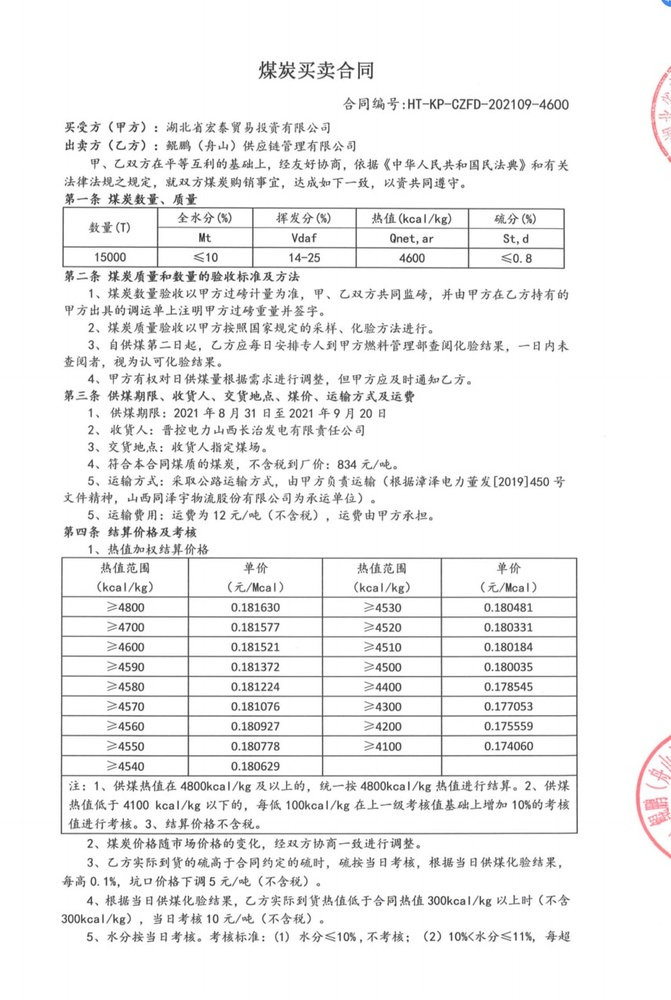
#> input picture src/test_img/1.jpg, 671 x 1000 px, shrunk from 856 x 1275 before the run
$ python -i image_preprocessor.py   (imports and definitions only)
#> lines starting #> are read from the running program, lines starting #| are printed output that depends on the picture; after the words box and inside, x2 and y2 are one past the last pixel; in counts of white or black regions, pixels touching at a corner belong together
#> further down, picture is the input picture: shape (1000, 671, 3); mean B, G, R 241.5, 241.5, 241.7
import cv2
import numpy as np
from typing import Tuple, Optional

class ImagePreprocessor:
    def __init__(self):
        pass

    def remove_watermark(self, image: np.ndarray,
                        brightness_threshold: int = 200,
                        saturation_threshold: int = 30,
                        contrast_alpha: float = 1.3,
                        contrast_beta: int = 0) -> np.ndarray:
        """
        去除图像中的水印
        Args:
            image: 输入图像（BGR格式）
            brightness_threshold: 亮度阈值，用于识别水印区域
            saturation_threshold: 饱和度阈值，用于识别水印区域
            contrast_alpha: 对比度增强系数
            contrast_beta: 亮度调整值
        Returns:
            处理后的图像
        """
#> called with brightness_threshold = 200, saturation_threshold = 30, contrast_alpha = 1.3, contrast_beta = 0
        # 转换到HSV颜色空间
        hsv = cv2.cvtColor(image, cv2.COLOR_BGR2HSV)
#> hsv: shape (1000, 671, 3); mean H, S, V 1.4, 0.3, 241.7
        h, s, v = cv2.split(hsv)
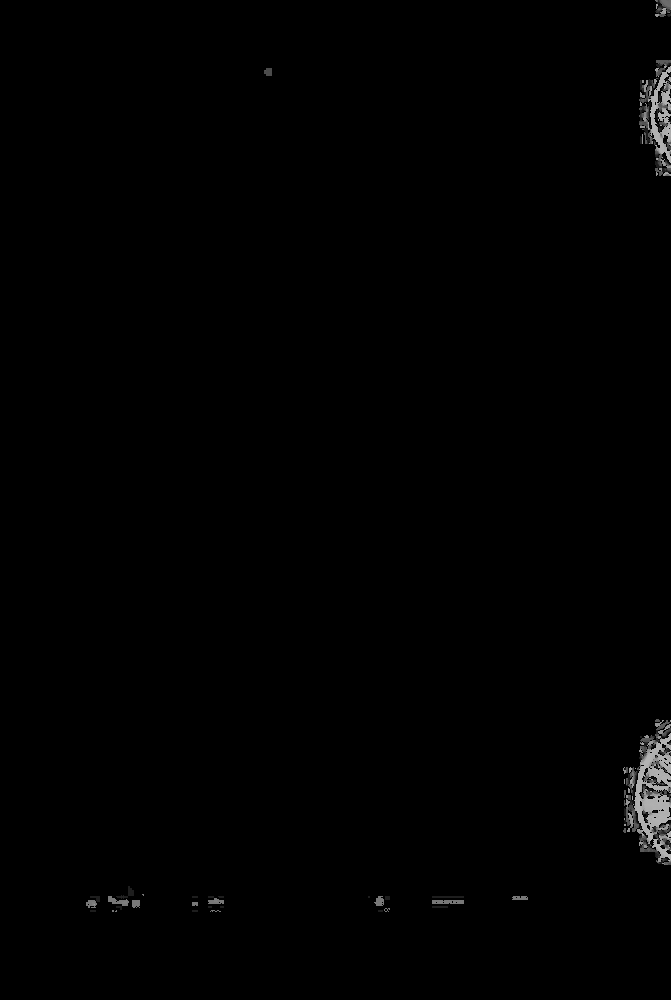
#> h: shape (1000, 671); min 0, max 179, mean 1.4

        # 基于亮度和饱和度识别水印区域
        mask = np.logical_and(v > brightness_threshold, s < saturation_threshold)
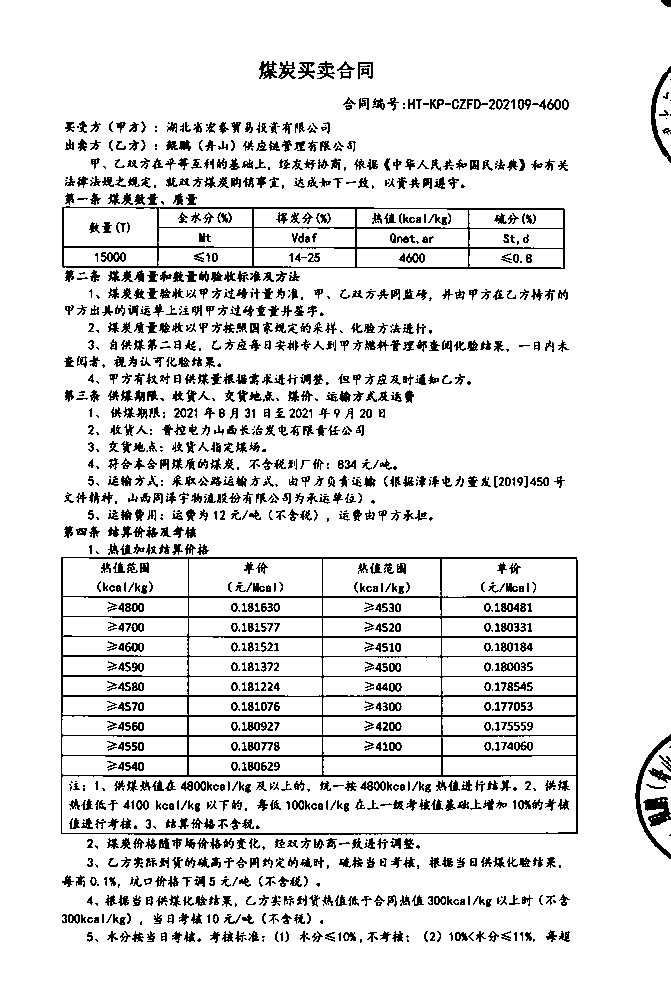
#> mask: shape (1000, 671) bool; 89.5% white; black in thin lines or dots, all inside (x1, y1, x2, y2) = (61, 0, 671, 943)
        mask = mask.astype(np.uint8) * 255

        # 对掩码进行形态学操作，连接相近的区域
        kernel = np.ones((3, 3), np.uint8)
        mask = cv2.morphologyEx(mask, cv2.MORPH_CLOSE, kernel)
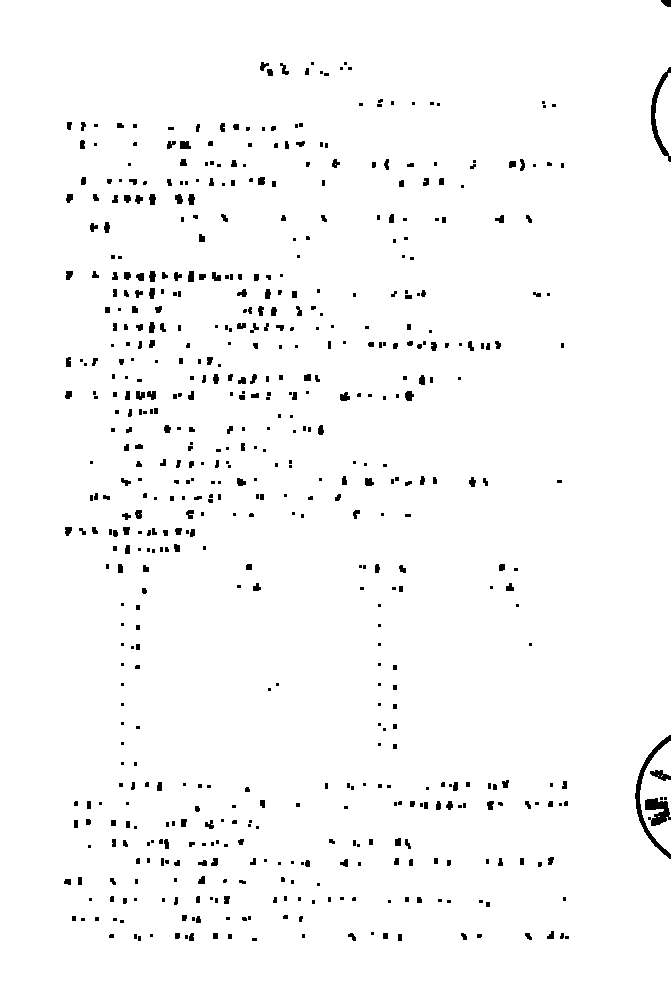
#> mask: shape (1000, 671); 97.7% white; 612 black regions (329 under 20 px), largest, box (x1, y1, x2, y2) and area: (635, 735, 671, 859) 660, (651, 67, 671, 162) 461, (645, 798, 671, 826) 427

        # 创建反掩码
        inv_mask = cv2.bitwise_not(mask)

        # 应用掩码去除水印
        result = cv2.bitwise_and(image, image, mask=inv_mask)
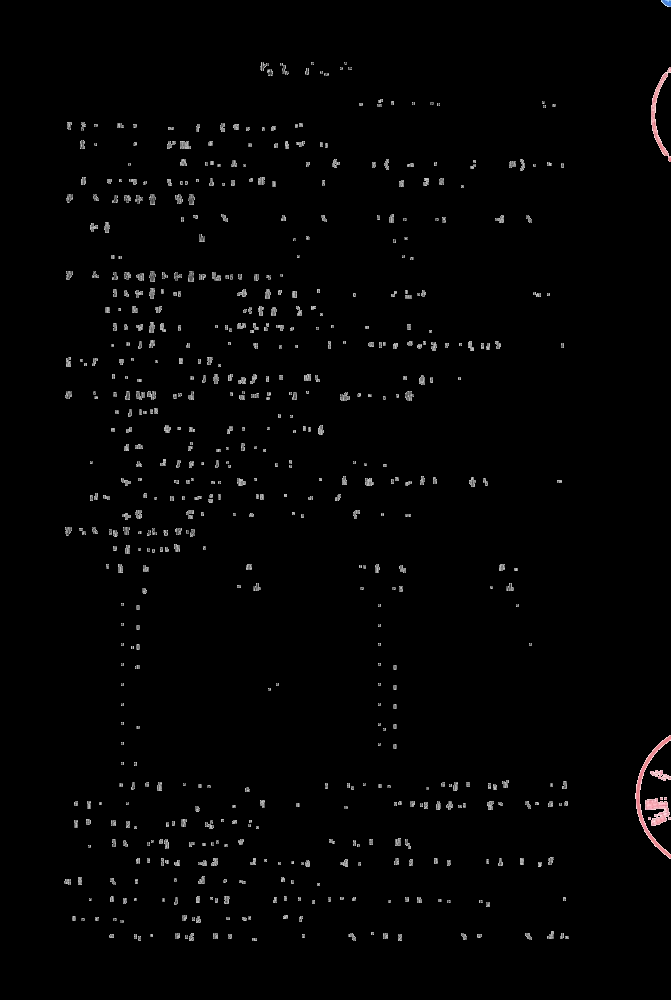
#> result: shape (1000, 671, 3); mean B, G, R 3.4, 3.3, 3.5

        # 增强对比度
        result = cv2.convertScaleAbs(result, alpha=contrast_alpha, beta=contrast_beta)

        return result

    # [49 lines left out: functions enhance_image, preprocess_image, not called in this run]

>>> import cv2
>>> picture = cv2.imread('test_img/1.jpg')
>>> result = ImagePreprocessor().remove_watermark(picture)

$ run again, on src/test_img/2.jpg
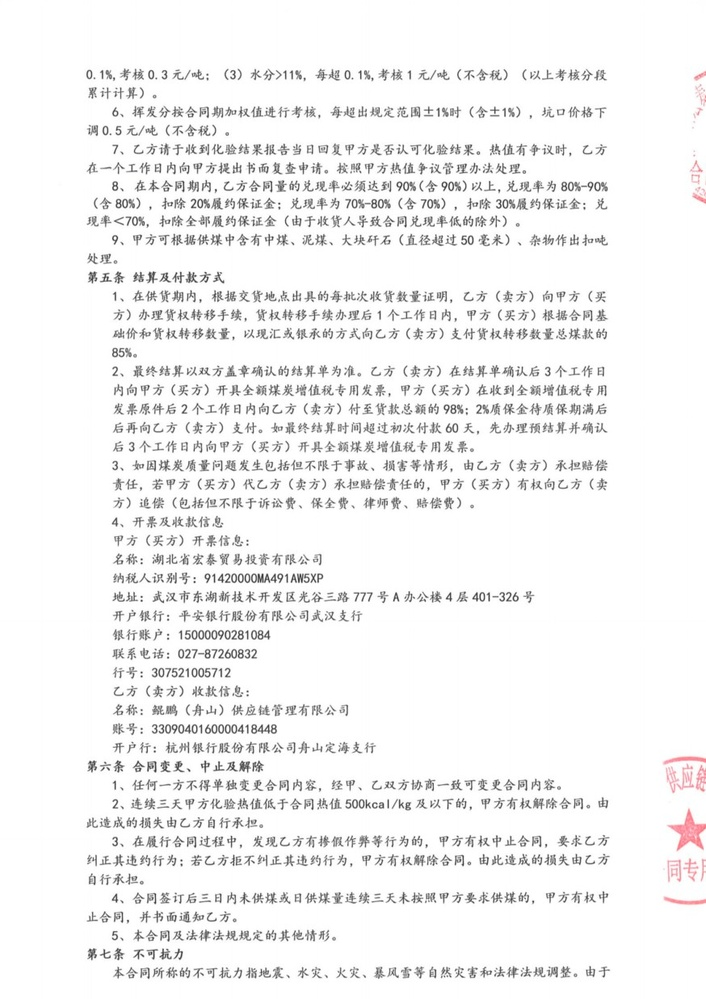
#> input picture src/test_img/2.jpg, 706 x 999 px, shrunk from 874 x 1237 before the run
#> picture is the input picture: shape (999, 706, 3); mean B, G, R 243.2, 243.1, 243.4
#> hsv: shape (999, 706, 3); mean H, S, V 1.5, 0.3, 243.4
#> in remove_watermark, `mask = np.logical_and(v > brightness_threshold, s < saturation_thresho..`:
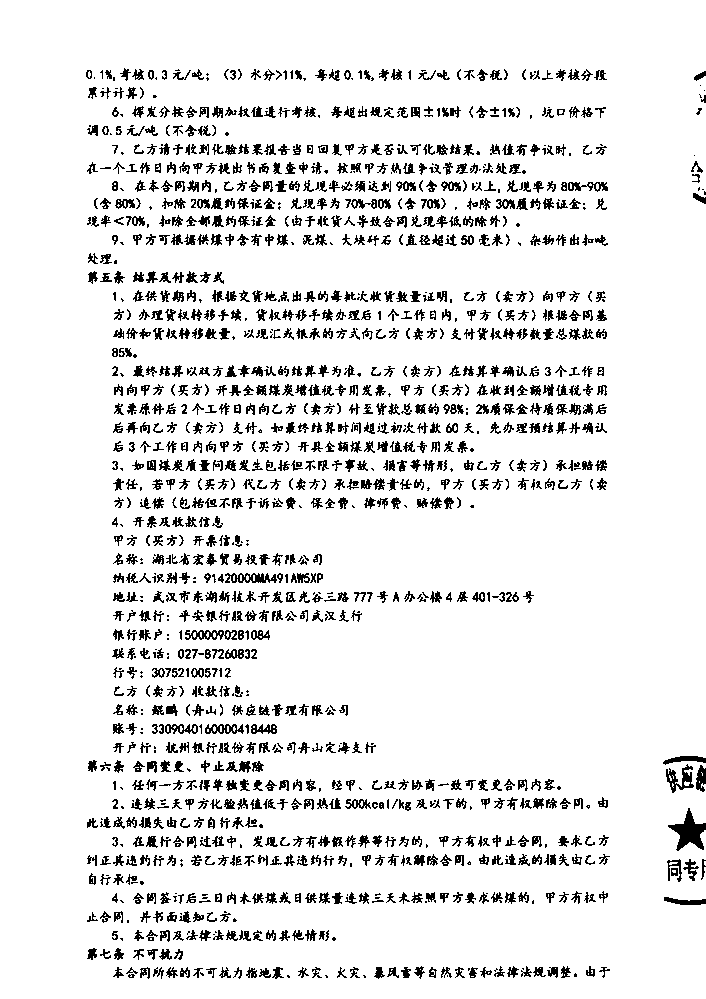
#> mask: shape (999, 706) bool; 90.7% white; black in thin lines or dots, all inside (x1, y1, x2, y2) = (86, 68, 706, 979)
#> inv_mask: shape (999, 706); 2.6% white; 775 white regions (432 under 20 px), largest, box (x1, y1, x2, y2) and area: (669, 811, 706, 850) 698, (664, 756, 706, 764) 203, (664, 897, 706, 905) 198
#> in remove_watermark, `result = cv2.convertScaleAbs(result, alpha=contrast_alpha, beta=contra..`:
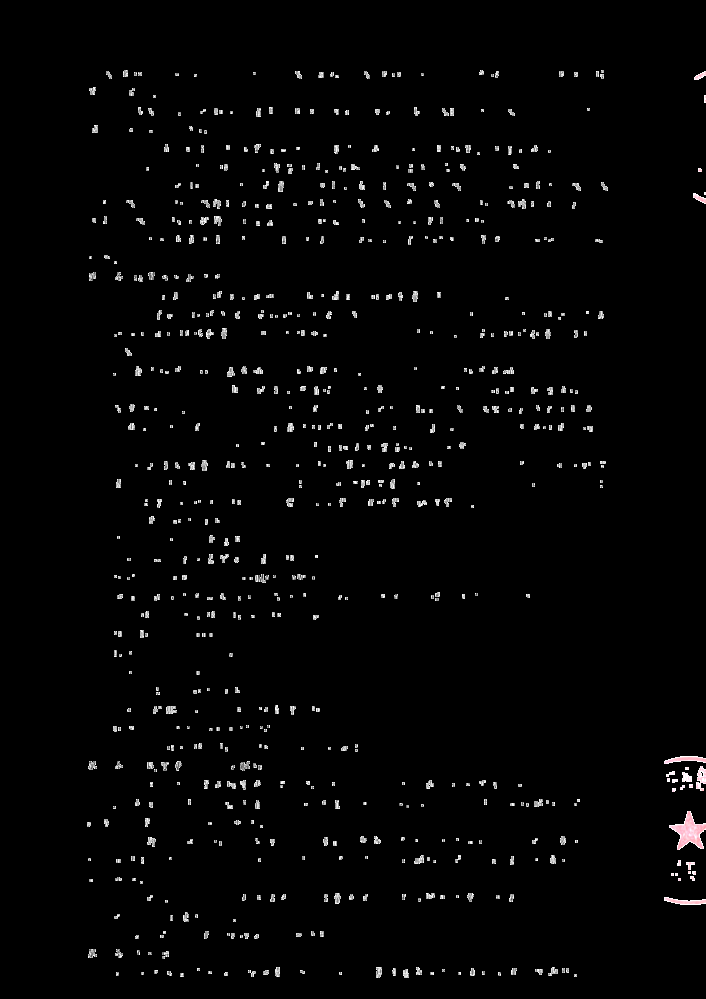
#> result: shape (999, 706, 3); mean B, G, R 4.9, 4.9, 5
